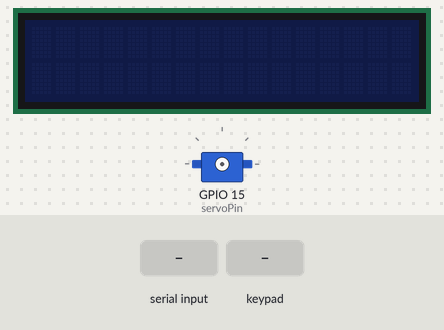
The sketch below on a simulated ESP32. Parts: servo, 16×2 character LCD. The test bench sets the inputs (shaded band). A WiFi scan finds three made-up networks; what the sketch prints to the serial monitor is not drawn.

Above: at 0.8 s.
0.9 s: "true\n" received over Serial
At 2.1 s:
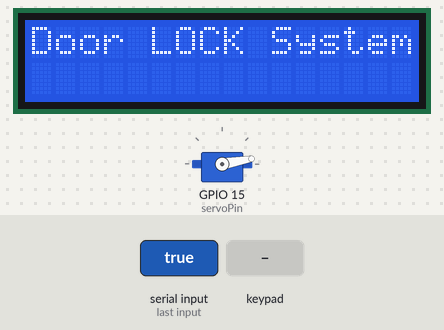
3.9 s: keypad keys 2 3 1 9 1 8 5 * pressed 0.4 s apart
At 7.1 s:
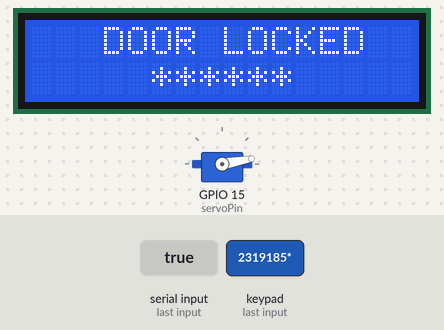
8.6 s: key 'A' pressed
At 9.7 s:
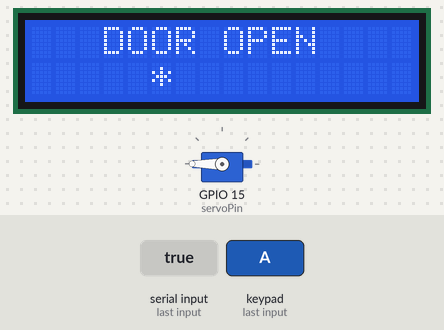
10.5 s: keypad keys 2 3 1 9 1 8 5 # pressed 0.4 s apart
At 14.1 s:
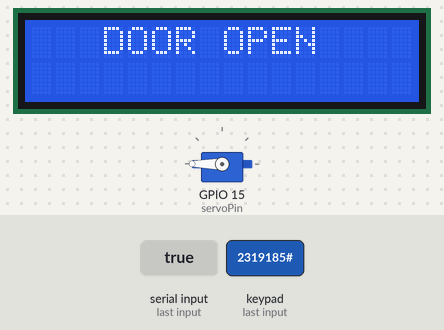
15.2 s: key 'B' pressed
At 16.5 s:
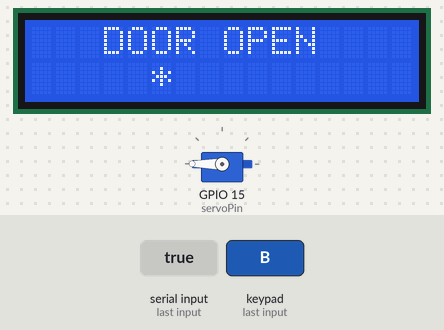
16.8 s: key 'c' pressed
At 17.8 s:
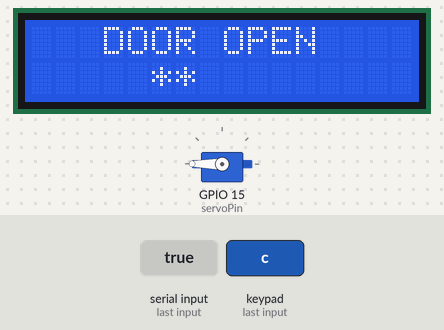
Timing chart, 0 to 19.4 s (numbered marks = the images above; inputs shaded):
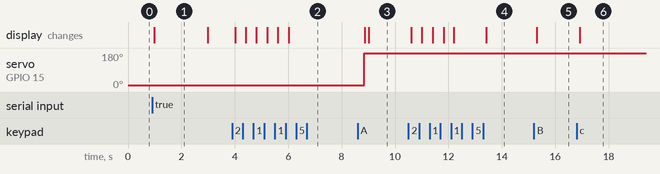

Measured:
- after the input at 0.9 s, the display: changes after 0.08 s (image 1)
- after the input at 3.9 s, the display: first changes after 0.11 s (image 2 shows a later state)
- after the input at 10.5 s, the display: first changes after 0.11 s (image 4 shows a later state)
- after the input at 15.2 s, the display: changes after 0.12 s (image 5)
- after the input at 16.8 s, the display: changes after 0.11 s (image 6)
- what the display in image 1 shows lasts 2.0 s, from 1.0 s to 3.0 s

The sketch:

sketch.ino
```cpp
#include <ESP32Servo.h>
#include <LiquidCrystal_I2C.h>
#include <Keypad.h>


#include <HTTPClient.h>
#include "WiFi.h"


#define servoPin 15

Servo servo;

LiquidCrystal_I2C lcd(0x27, 16, 2);

const byte ROWS = 4;
const byte COLS = 4;

char keys[ROWS][COLS] = {
  {'1', '2', '3', 'A'},
  {'4', '5', '6', 'B'},
  {'7', '8', '9', 'c'},
  {'*', '0', '#', 'D'},
};
byte rowPins[ROWS] = {23, 19, 18, 5};
byte colPins[COLS] = {17, 16, 4, 2};

bool isDoorLocked = true;
String password = "";

byte maxPasswordLength = 6;
byte currentPasswordLength = 0;

String doorId;

Keypad keypad = Keypad(makeKeymap(keys), rowPins, colPins, ROWS, COLS);

void setup() {
  Serial.begin(115200);

  Serial.begin(115200);
  Serial.println("Enter Door ID: ");
  while (!Serial.available()); // Wait for input
  doorId = Serial.readStringUntil('\n');

  servo.attach(servoPin);
  servo.write(10);
  lcd.init();
  lcd.backlight();
  lcd.setCursor(0, 0);
  lcd.print("Door LOCK System");
  delay(2000);
  lcd.clear();
}

void loop() {
  lcd.setCursor(3, 0);
  isDoorLocked ? lcd.print("DOOR LOCKED") : lcd.print("DOOR OPEN");

  char key = keypad.getKey();
  Serial.println(key);
  if (key != NO_KEY) {
    delay(100);

    if (key == '#') {
      resetPassword();
    } else if (key == '*') {
      isDoorLocked = !isDoorLocked;
      isDoorLocked ? doorLocked() : doorOpen();
    } else {
      processNumberKey(key);
    }
  }
}

void processNumberKey(char key) {
  if (currentPasswordLength < maxPasswordLength) {
    lcd.setCursor(currentPasswordLength + 5, 1);
    lcd.print("*");
    password+= key;
    currentPasswordLength++;
  }
}

void doorLocked() {
  if (checkAccess(password)) {
    servo.write(10);
    displayMessage("Password Correct", "LOCKED");
  } else {
    displayMessage("Wrong Password", "Try Again");
  }
  resetPassword();
}

void doorOpen() {
  if (checkAccess(password)) {
    servo.write(180);
    displayMessage("Password Correct", "UNLOCKED");
  } else {
    displayMessage("Wrong Password", "Try Again");
  }
  resetPassword();
}

void resetPassword() {
  password = "";
  currentPasswordLength = 0;
  lcd.clear();
  lcd.setCursor(0, 0);
}

void displayMessage(const char *line1, const char *line2) {
  lcd.clear();
  lcd.setCursor(0, 0);
  lcd.print(line1);
  lcd.setCursor(3, 1);
  lcd.print(line2);
  lcd.clear();
}

bool checkAccess(String id) {
  String api = "http://localhost:8080/api/v1/student/" + id + "/door/" + doorId + "/available";

  wifiConnect();

  if (WiFi.status() == WL_CONNECTED) {
    Serial.println("API: " + api);

    HTTPClient http;
    http.begin(api);
    http.addHeader("Content-Type", "application/json");

    int httpResponseCode = http.GET();

    if (httpResponseCode > 0) {
      String response = http.getString();
      Serial.println(httpResponseCode);
      Serial.println(response);

      if (response == "true") {
        return true;
      } else {
        return false;
      }
    } else {
      Serial.print("Error on sending POST: ");
      Serial.println(httpResponseCode);
      return false;
    }

    http.end();

  }
}

void wifiConnect() {
  int n = WiFi.scanNetworks();
  Serial.println("Scan done!");
  if (n == 0) {
    Serial.println("No networks found.");
  } else {
    Serial.println();
    Serial.print(n);
    Serial.println(" networks found");
    for (int i = 0; i < n; ++i) {
      Serial.println(WiFi.SSID(i));
      if (WiFi.SSID(i) == "Wokwi-GUEST") {
        Serial.begin(9600);
        Serial.print("Connecting to WiFi");
        WiFi.begin("Wokwi-GUEST", "", 6);
        while (WiFi.status() != WL_CONNECTED) {
          delay(100);
          Serial.print(".");
        }
        Serial.println(" Connected!");
      }
      delay(10);
    }
  }
  Serial.println("");
}
```
